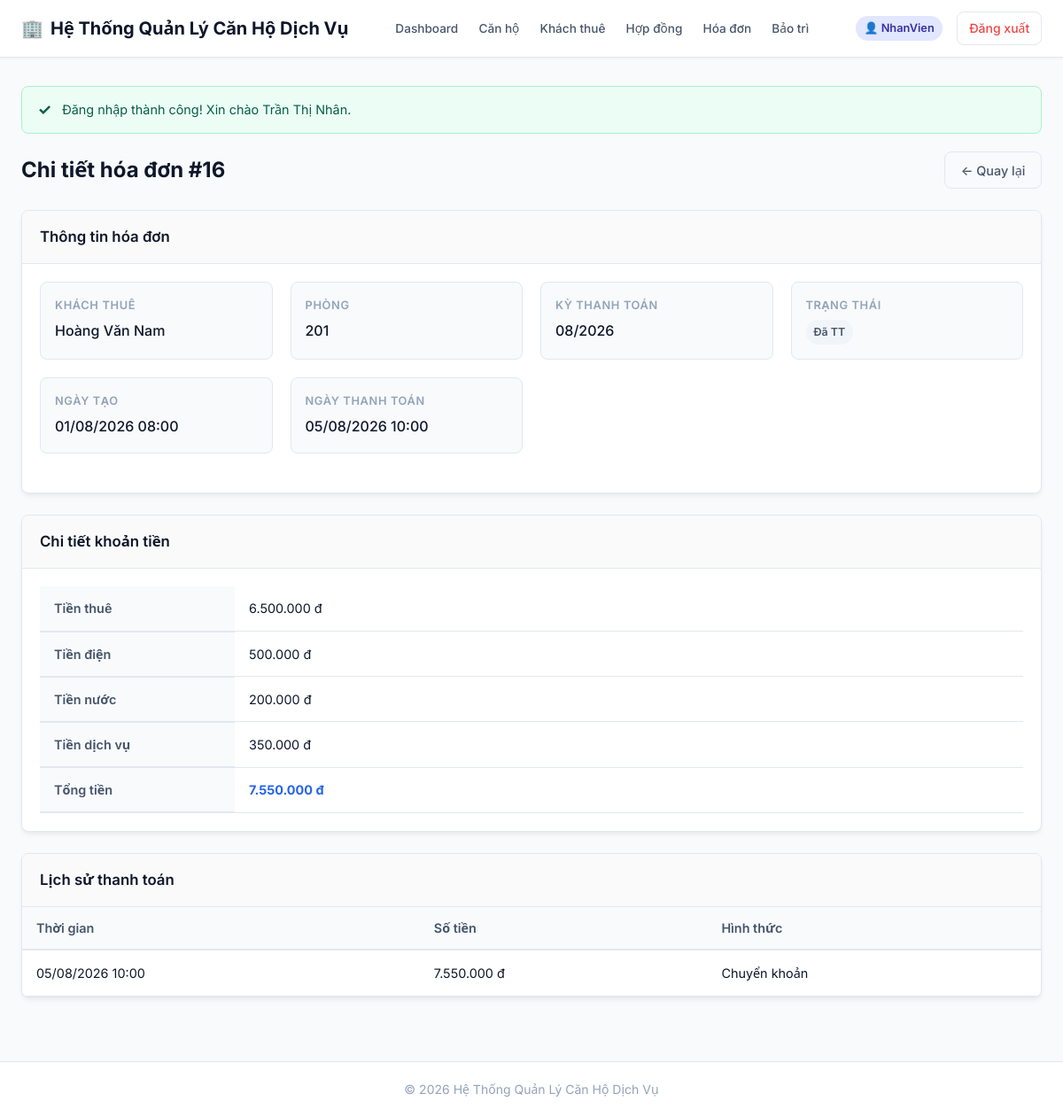
Page /QuanLyCanHo-Web/user/thanh-toan/detail.php?id=16 (signed in) on the committed database.
### tables this page shows
CREATE TABLE HoaDon (
    MaHoaDon       INT AUTO_INCREMENT PRIMARY KEY,
    MaHopDong      INT NOT NULL,
    NgayTao        DATETIME NOT NULL DEFAULT CURRENT_TIMESTAMP,
    KyThanhToan    VARCHAR(7) NOT NULL,      
    NgayThanhToan  DATETIME NULL,
    TienThue       DECIMAL(18,2) NOT NULL DEFAULT 0,
    TienDien       DECIMAL(18,2) NOT NULL DEFAULT 0,
    TienNuoc       DECIMAL(18,2) NOT NULL DEFAULT 0,
    TienDichVu     DECIMAL(18,2) NOT NULL DEFAULT 0,
    TongTien       DECIMAL(18,2) NOT NULL DEFAULT 0,
    TrangThai      VARCHAR(20) NOT NULL DEFAULT 'Chưa TT',
    CHECK (TrangThai IN ('Chưa TT','Đã TT','Quá hạn')),
    FOREIGN KEY (MaHopDong) REFERENCES HopDong(MaHopDong)
);

CREATE TABLE KhachThue (
    MaKhach           INT AUTO_INCREMENT PRIMARY KEY,
    HoTen             VARCHAR(100) NOT NULL,
    CCCD              VARCHAR(12)  NOT NULL UNIQUE,
    NgaySinh          DATE         NOT NULL,
    GioiTinh          VARCHAR(10)  NOT NULL,
    SoDienThoai       VARCHAR(15)  NOT NULL,
    Email             VARCHAR(100) NULL,
    DiaChiThuongTru   VARCHAR(255) NULL
);

CREATE TABLE CanHo (
    MaCanHo     INT AUTO_INCREMENT PRIMARY KEY,
    SoPhong     VARCHAR(20)    NOT NULL UNIQUE,
    MaLoai      INT            NOT NULL,
    DienTich    FLOAT          NOT NULL,
    GiaThue     DECIMAL(18,2)  NOT NULL,
    TrangThai   VARCHAR(20)    NOT NULL DEFAULT 'Trống',
    MoTa        VARCHAR(255)   NULL,
    CHECK (TrangThai IN ('Trống','Đang thuê','Bảo trì')),
    FOREIGN KEY (MaLoai) REFERENCES LoaiCanHo(MaLoai)
);

CREATE TABLE LichSuThanhToan (
    MaThanhToan    INT AUTO_INCREMENT PRIMARY KEY,
    MaHoaDon       INT NOT NULL,
    NgayThanhToan  DATETIME NOT NULL DEFAULT CURRENT_TIMESTAMP,
    SoTien         DECIMAL(18,2) NOT NULL,
    HinhThuc       VARCHAR(20) NOT NULL,    
    FOREIGN KEY (MaHoaDon) REFERENCES HoaDon(MaHoaDon)
);

### QuanLyCanHo-Web/auth/guard.php (called while the page is built, shortened)
<?php
function currentUserRole(): string
{
    return $_SESSION['VaiTro'] ?? '';
}

### QuanLyCanHo-Web/user/thanh-toan/detail.php (the view, shortened to what this page needs)
<?php
require_once __DIR__ . '/../../includes/header.php';
$pdo = require __DIR__ . '/../../config/database.php';
$baseUrl = url(currentUserRole() === 'Admin' ? '/admin/hoa-don' : '/user/thanh-toan');
$id = (int)($_GET['id'] ?? 0);
$sql = "SELECT hd.*, hp.MaHopDong, hp.MaCanHo, ch.SoPhong, CONCAT('Phòng ', ch.SoPhong) AS DiaChi,
              kt.HoTen AS TenKhach, kt.SoDienThoai, kt.CCCD
        FROM HoaDon hd
        JOIN HopDong hp ON hd.MaHopDong = hp.MaHopDong
        JOIN CanHo ch ON hp.MaCanHo = ch.MaCanHo
        JOIN KhachThue kt ON hp.MaKhach = kt.MaKhach
        WHERE hd.MaHoaDon = ?";
$stmt = $pdo->prepare($sql);
$stmt->execute([$id]);
$invoice = $stmt->fetch();
$paymentStmt = $pdo->prepare('SELECT * FROM LichSuThanhToan WHERE MaHoaDon = ? ORDER BY NgayThanhToan DESC');
$paymentStmt->execute([$id]);
$paymentHistory = $paymentStmt->fetchAll();
?>
<div class="page-header">
    <div>
        <h1 class="page-title">Chi tiết hóa đơn #<?= e((string)$invoice['MaHoaDon']) ?></h1>
    </div>
    <div>
        <a href="<?= $baseUrl ?>/index.php" class="btn btn-outline">← Quay lại</a>
    </div>
</div>
<div class="card mb-3">
    <div class="card-header">
        <h3>Thông tin hóa đơn</h3>
    </div>
    <div class="card-body">
        <div class="detail-grid" style="grid-template-columns: repeat(auto-fit, minmax(220px, 1fr));">
            <div class="detail-item">
                <div class="detail-label">Khách thuê</div>
                <div class="detail-value"><?= e($invoice['TenKhach']) ?></div>
            </div>
            <div class="detail-item">
                <div class="detail-label">Phòng</div>
                <div class="detail-value"><?= e($invoice['SoPhong']) ?></div>
            </div>
            <div class="detail-item">
                <div class="detail-label">Kỳ thanh toán</div>
                <div class="detail-value"><?= e($invoice['KyThanhToan']) ?></div>
            </div>
            <div class="detail-item">
                <div class="detail-label">Trạng thái</div>
                <div class="detail-value"><?= renderStatusBadge((string)$invoice['TrangThai']) ?></div>
            </div>
            <div class="detail-item">
                <div class="detail-label">Ngày tạo</div>
                <div class="detail-value"><?= formatDateTime((string)$invoice['NgayTao']) ?></div>
            </div>
            <div class="detail-item">
                <div class="detail-label">Ngày thanh toán</div>
                <div class="detail-value"><?= formatDateTime((string)$invoice['NgayThanhToan']) ?></div>
            </div>
        </div>
    </div>
</div>
<div class="card mb-3">
    <div class="card-header">
        <h3>Chi tiết khoản tiền</h3>
    </div>
    <div class="card-body">
        <div class="table-responsive">
            <table class="table">
                <tbody>
                    <tr>
                        <th style="width: 220px;">Tiền thuê</th>
                        <td><?= formatMoney($invoice['TienThue']) ?></td>
                    </tr>
                    <tr>
                        <th>Tiền điện</th>
                        <td><?= formatMoney($invoice['TienDien']) ?></td>
                    </tr>
                    <tr>
                        <th>Tiền nước</th>
                        <td><?= formatMoney($invoice['TienNuoc']) ?></td>
                    </tr>
                    <tr>
                        <th>Tiền dịch vụ</th>
                        <td><?= formatMoney($invoice['TienDichVu']) ?></td>
                    </tr>
                    <tr>
                        <th>Tổng tiền</th>
                        <td style="font-weight: 700; color: var(--primary-color);"><?= formatMoney($invoice['TongTien']) ?></td>
                    </tr>
                </tbody>
            </table>
        </div>
    </div>
</div>
<div class="card">
    <div class="card-header">
        <h3>Lịch sử thanh toán</h3>
    </div>
    <div class="card-body" style="padding: 0;">
        <?php if (empty($paymentHistory)): ?>
            <div class="empty-state">
                <p>Chưa có giao dịch thanh toán nào.</p>
            </div>
        <?php else: ?>
            <div class="table-responsive">
                <table class="table">
                    <thead>
                        <tr>
                            <th>Thời gian</th>
                            <th>Số tiền</th>
                            <th>Hình thức</th>
                        </tr>
                    </thead>
                    <tbody>
                        <?php foreach ($paymentHistory as $item): ?>
                            <tr>
                                <td><?= formatDateTime((string)$item['NgayThanhToan']) ?></td>
                                <td><?= formatMoney($item['SoTien']) ?></td>
                                <td><?= e($item['HinhThuc']) ?></td>
                            </tr>
                        <?php endforeach; ?>
                    </tbody>
                </table>
            </div>
        <?php endif; ?>
    </div>
</div>
<?php require_once __DIR__ . '/../../includes/footer.php'; ?>

### QuanLyCanHo-Web/includes/functions.php (shortened to what this page needs)
<?php
function e(?string $value): string
{
    return htmlspecialchars((string)($value ?? ''), ENT_QUOTES, 'UTF-8');
}
function formatMoney($amount): string
{
    return number_format((float)$amount, 0, ',', '.') . ' đ';
}
function formatDateTime(?string $dateTimeStr): string
{
    $timestamp = strtotime($dateTimeStr);
    return date('d/m/Y H:i', $timestamp);
}
function renderStatusBadge(string $status): string
{
    $classMap = [
        'Đã tiếp nhận'   => 'badge-info',
        'Đang xử lý'     => 'badge-warning',
        'Hoàn thành'      => 'badge-success',
        'Đang hiệu lực'   => 'badge-success',
        'Sắp hết hạn'    => 'badge-warning',
        'Hết hạn'         => 'badge-danger',
        'Đã thanh lý'     => 'badge-secondary',
        'Chưa check-in'   => 'badge-warning',
        'Đã check-out'    => 'badge-secondary',
        'Trống'           => 'badge-success',
        'Đang thuê'       => 'badge-success',
        'Đã trả phòng'   => 'badge-secondary',
        'Chưa thuê'       => 'badge-warning',
        'Bảo trì'         => 'badge-warning',
    ];
    $badgeClass = $classMap[$status] ?? 'badge-secondary';
    return sprintf('<span class="badge %s">%s</span>', e($badgeClass), e($status));
}
function url(string $path = ''): string
{
    $path = '/' . ltrim($path, '/');
    $scriptName = str_replace('\\', '/', $_SERVER['SCRIPT_NAME'] ?? '');
    $projectFolder = '/QuanLyCanHo-Web';
    $projectPosition = strpos($scriptName, $projectFolder);
    if ($projectPosition !== false && !str_starts_with($path, $projectFolder)) {
        $basePath = substr($scriptName, 0, $projectPosition + strlen($projectFolder));
        return $basePath . $path;
    }
    return $path;
}

### QuanLyCanHo-Web/assets/css/style.css (style rules this page uses)
:root { --primary-color: #2563eb; --primary-hover: #1d4ed8; --primary-light: #eff6ff; --secondary-color: #64748b; --secondary-hover: #475569; --success-color: #10b981; --success-light: #ecfdf5; --warning-color: #f59e0b; --warning-light: #fffbeb; --danger-color: #ef4444; --danger-light: #fef2f2; --info-color: #06b6d4; --info-light: #ecfeff; --bg-main: #f8fafc; --bg-surface: #ffffff; --text-primary: #0f172a; --text-secondary: #475569; --text-muted: #94a3b8; --border-color: #e2e8f0; --border-radius: 8px; --box-shadow: 0 4px 6px -1px rgba(0, 0, 0, 0.05), 0 2px 4px -1px rgba(0, 0, 0, 0.03); --transition: all 0.2s ease-in-out; }
* { box-sizing: border-box; margin: 0; padding: 0; }
body { font-family: 'Inter', system-ui, -apple-system, BlinkMacSystemFont, 'Segoe UI', Roboto, Oxygen, Ubuntu, Cantarell, sans-serif; background-color: var(--bg-main); color: var(--text-primary); line-height: 1.6; display: flex; flex-direction: column; min-height: 100vh; }
a { color: var(--primary-color); text-decoration: none; transition: var(--transition); }
.page-header { display: flex; justify-content: space-between; align-items: center; margin-bottom: 1.5rem; flex-wrap: wrap; gap: 1rem; }
.page-title { font-size: 1.5rem; font-weight: 700; color: var(--text-primary); }
.btn { display: inline-flex; align-items: center; justify-content: center; gap: 0.5rem; padding: 0.55rem 1.1rem; font-size: 0.9rem; font-weight: 500; border-radius: var(--border-radius); border: 1px solid transparent; cursor: pointer; transition: var(--transition); text-align: center; white-space: nowrap; }
.btn-outline { background-color: transparent; border-color: var(--border-color); color: var(--text-secondary); }
.card { background-color: var(--bg-surface); border-radius: var(--border-radius); border: 1px solid var(--border-color); box-shadow: var(--box-shadow); margin-bottom: 1.5rem; overflow: hidden; }
.card-header { padding: 1rem 1.25rem; border-bottom: 1px solid var(--border-color); background-color: #fafafa; display: flex; justify-content: space-between; align-items: center; }
.card-header h3 { font-size: 1.05rem; font-weight: 600; color: var(--text-primary); }
.card-body { padding: 1.25rem; }
.table-responsive { overflow-x: auto; }
.table { width: 100%; border-collapse: collapse; font-size: 0.9rem; text-align: left; }
.table th { background-color: #f8fafc; color: var(--text-secondary); font-weight: 600; padding: 0.75rem 1rem; border-bottom: 2px solid var(--border-color); white-space: nowrap; }
.table td { padding: 0.85rem 1rem; border-bottom: 1px solid var(--border-color); vertical-align: middle; }
.badge { display: inline-block; padding: 0.25rem 0.55rem; font-size: 0.775rem; font-weight: 600; border-radius: 9999px; text-align: center; }
.badge-secondary { background-color: #f1f5f9; color: #475569; }
.detail-grid { display: grid; grid-template-columns: repeat(auto-fit, minmax(280px, 1fr)); gap: 1.25rem; margin-bottom: 1.5rem; }
.detail-item { background-color: #f8fafc; padding: 1rem; border-radius: var(--border-radius); border: 1px solid var(--border-color); }
.detail-label { font-size: 0.8rem; font-weight: 600; color: var(--text-muted); text-transform: uppercase; letter-spacing: 0.05em; margin-bottom: 0.35rem; }
.detail-value { font-size: 1rem; font-weight: 500; color: var(--text-primary); }
.mb-3 { margin-bottom: 1.5rem; }

### rows in the picture
hoadon: MaHoaDon "16", khachthue.HoTen "Hoàng Văn Nam", canho.SoPhong "201", KyThanhToan "08/2026", TrangThai "Đã TT", NgayTao "01/08/2026 08:00", NgayThanhToan "05/08/2026 10:00", TienThue "6.500.000 đ", TienDien "500.000 đ", TienNuoc "200.000 đ", TienDichVu "350.000 đ", TongTien "7.550.000 đ"
lichsuthanhtoan: NgayThanhToan "05/08/2026 10:00", SoTien "7.550.000 đ", HinhThuc "Chuyển khoản"

### other values in the picture
$item['label'] "Dashboard"
$item['label'] "Căn hộ"
$item['label'] "Khách thuê"
$item['label'] "Hợp đồng"
$item['label'] "Hóa đơn"
$item['label'] "Bảo trì"
$vaiTro ?: ($_SESSION['HoTenKhach'] ?? 'Khách hàng') "NhanVien"
$flashSuccess "Đăng nhập thành công! Xin chào Trần Thị Nhân."
